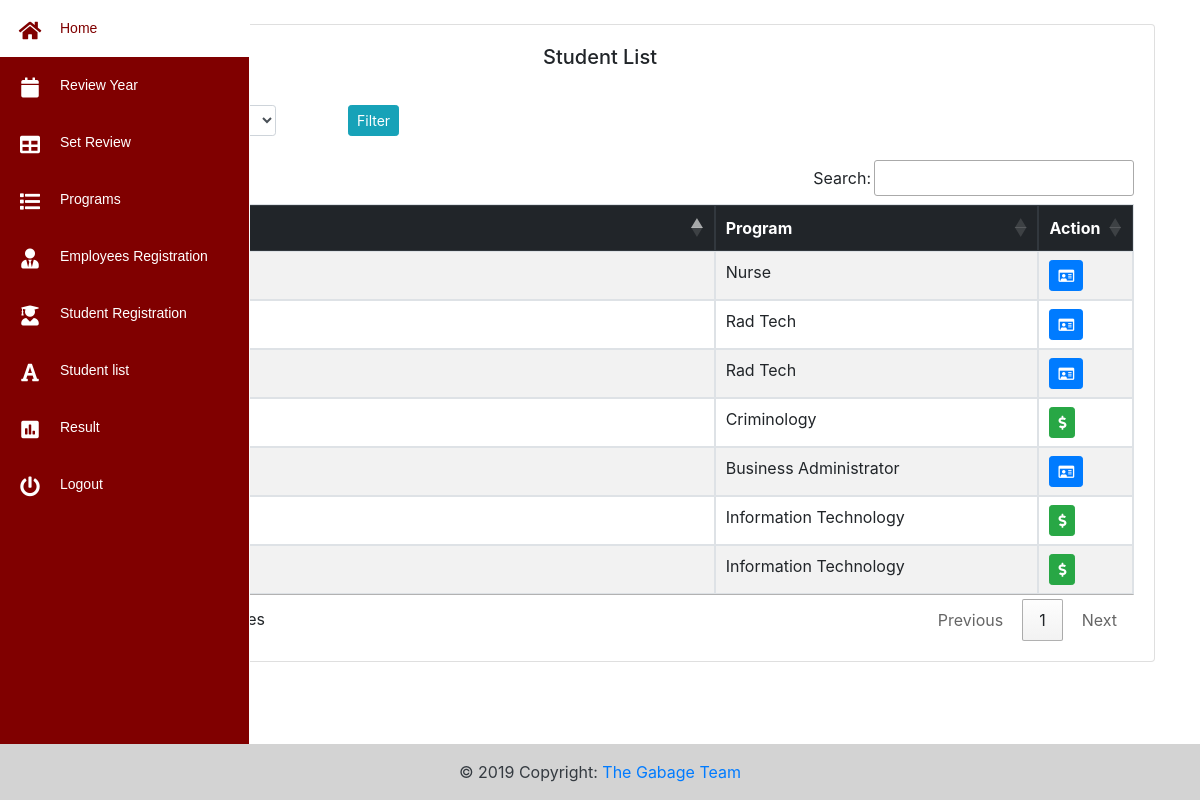
/admin/stud_list.php (signed in), run on the app's committed database.
### tables this page shows
CREATE TABLE `studenttbl` (
  `stud_id` int(11) NOT NULL,
  `student_number` varchar(255) NOT NULL,
  `FirstName` varchar(255) NOT NULL,
  `MiddleName` varchar(255) NOT NULL,
  `LastName` varchar(255) NOT NULL,
  `Suffix` varchar(255) NOT NULL,
  `Nickname` varchar(255) NOT NULL,
  `Address` varchar(255) NOT NULL,
  `EnrolledSchool` varchar(255) NOT NULL,
  `Program` varchar(225) NOT NULL,
  `Status` varchar(255) NOT NULL,
  `Package` varchar(255) NOT NULL,
  `Gender` varchar(255) NOT NULL,
  `TelPhone` varchar(255) NOT NULL,
  `Password` varchar(255) NOT NULL,
  `balance` decimal(10,2) NOT NULL
);

### admin/stud_list.php (the view, shortened to what this page needs)
<!DOCTYPE html>
<html>
<head>
</head>
<body>
<?php
include "php/nav.php";
 $query= "SELECT * FROM studenttbl";
 $result= mysqli_query($conn,$query);
?>
 <link rel="stylesheet" type="text/css" href="https://cdn.datatables.net/1.10.19/css/jquery.dataTables.css">
<div class="container">
    <br>
<div class="card-deck" >
  <div class="card">
    <div class="card-body">
     <center> <h5 class="card-title">Student List</h5></center><br>
                  <form  class="form-inline" action=""  method="POST">
                 <div class="col-sm-3">
                 </div>
                  <div class="col-sm-2">
                  <button type="submit" value="Submit" name="bfilter" class="btn btn-info btn-sm">Filter</button>
                </div>
               </form>
<br>
 <div class="table-sorting table-responsive-sm mx-auto" >
                                        <table class="table table-striped table-bordered"  id="tSortable20">
                                        <thead class="thead-dark">
                                            <th style="width:40%">Name</th>
                                            <th style="width:20%">Program</th>
                                            <th style="width:1%">Action</th>
                                      </thead>
                                      <tbody>
                                        <?php
                                        while($row = mysqli_fetch_array($result)){
                                        ?>
                                         <td><a href="studentinfo.php?id=<?php echo $row["student_number"]; ?>"><?php echo $row['LastName']?>, <?php echo $row['FirstName']?> <?php echo $row['MiddleName']?></a></td>
                                         <td><?php echo $row['Program']?></td>
                                         <td>
    <?php
    $stud_no =  $row["student_number"];
    $button2 = '';
    $button ='';
 $check_s= mysqli_query($conn, "SELECT * FROM enrolltbl WHERE enroll_date='$active' AND student_number='$stud_no'");
 $check_s_row= mysqli_num_rows($check_s);
 if($check_s_row > 0) {
  $button = 'hidden style="cursor: not-allowed;"';
 }else{
  $button2='hidden style="cursor: not-allowed;"';
 }
    ?>
                                           <a href=""  id="<?php echo $row["student_number"]; ?>" <?php echo $button ?>data-toggle="modal" title="Enrollment"  data-target="" class="btn btn-primary btn-sm en"><i class="far fa-id-card"></i></a>
                                           <a href=""  id="<?php echo $row["student_number"]; ?>" data-toggle="modal" <?php echo $button2 ?> title="Payment" data-target="#" class="btn btn-success btn-sm pay"><i class="fas fa-dollar-sign"></i></a>
                                        </td>
   <?php
   }
  ?>
  </tbody>
</table>
</div>
</body>
<div class="fixed-bottom">
<?php
include("../php/footer_fit.php");
?>
</div>
</body>
</html>

### admin/admin_sidemenu.css (style rules this page uses)
.body, html { height: 100% }

### data on the page
studenttbl: Program "Criminology"
studenttbl: Program "Information Technology"
studenttbl: Program "Information Technology"
studenttbl: Program "Rad Tech"
studenttbl: Program "Business Administrator"
studenttbl: Program "Rad Tech"
studenttbl: Program "Nurse"
